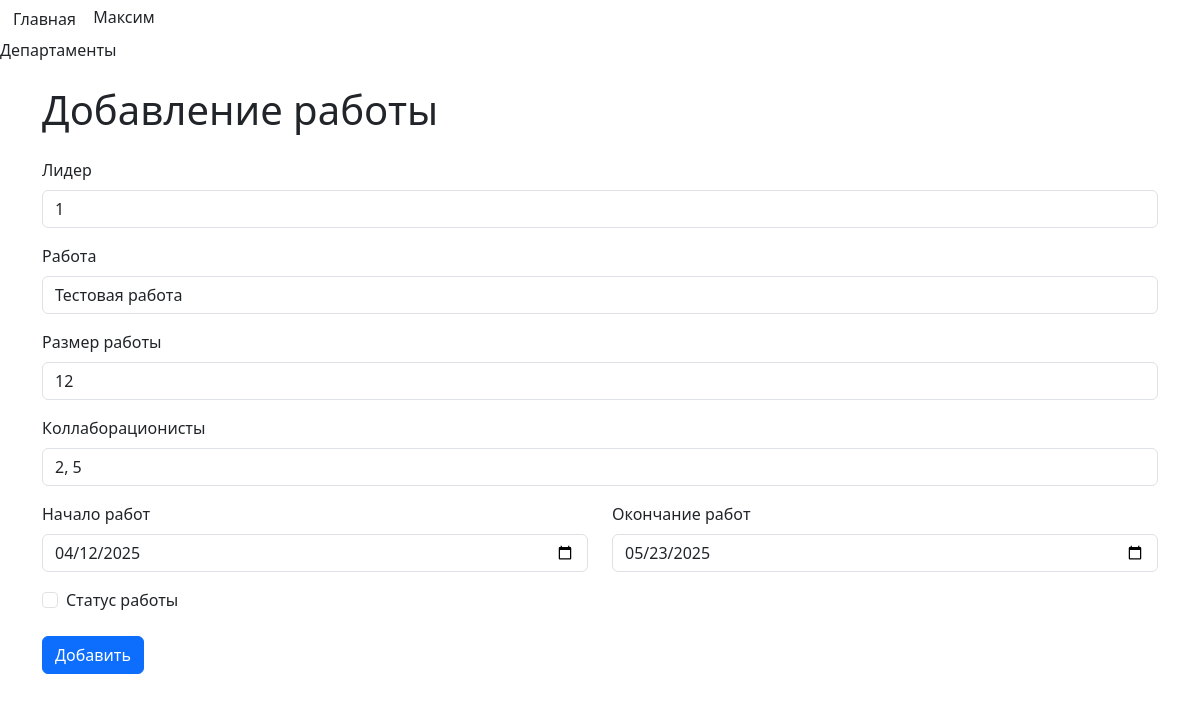
Screenshot of /edit_job/1 (signed in) with the database file from the repository.
### data/users.py (models this page shows, shortened)
class User(SqlAlchemyBase, UserMixin):
    __tablename__ = 'users'
    id = sqlalchemy.Column(sqlalchemy.Integer, primary_key=True, autoincrement=True)
    surname = sqlalchemy.Column(sqlalchemy.String)
    name = sqlalchemy.Column(sqlalchemy.String)
    age = sqlalchemy.Column(sqlalchemy.Integer)
    position = sqlalchemy.Column(sqlalchemy.String)
    speciality = sqlalchemy.Column(sqlalchemy.String)
    address = sqlalchemy.Column(sqlalchemy.String)
    email = sqlalchemy.Column(sqlalchemy.String, unique=True)
    hashed_password = sqlalchemy.Column(sqlalchemy.String)
    modified_date = sqlalchemy.Column(sqlalchemy.DateTime, default=datetime.datetime.now)
    jobs = sqlalchemy.orm.relationship("Jobs", back_populates="user")

### data/jobs.py (models this page shows, shortened)
class Jobs(SqlAlchemyBase, SerializerMixin):
    __tablename__ = 'jobs'
    id = sqlalchemy.Column(sqlalchemy.Integer, primary_key=True, autoincrement=True)
    team_leader = sqlalchemy.Column(
        sqlalchemy.Integer,
        sqlalchemy.ForeignKey('users.id')
    )
    job = sqlalchemy.Column(sqlalchemy.String, nullable=True)
    work_size = sqlalchemy.Column(sqlalchemy.Integer, nullable=True)
    collaborators = sqlalchemy.Column(sqlalchemy.String, nullable=True)
    start_date = sqlalchemy.Column(sqlalchemy.DateTime, default=datetime.now)
    end_date = sqlalchemy.Column(sqlalchemy.DateTime)
    is_finished = sqlalchemy.Column(sqlalchemy.Boolean, default=False)
    user = orm.relationship('User', back_populates="jobs")

### main.py (the view, shortened to what this page needs)
@app.route('/edit_job/<int:id>', methods=['GET', 'POST'])
@login_required
def edit_job(id):
    form = JobForm()
    db_sess = db_session.create_session()
    job = db_sess.query(Jobs).filter(Jobs.id == id).first()
    if request.method == "GET":
        if job:
            form.team_leader.data = job.team_leader
            form.job.data = job.job
            form.work_size.data = job.work_size
            form.collaborators.data = job.collaborators
            form.start_date.data = job.start_date
            form.end_date.data = job.end_date
            form.is_finished.data = job.is_finished
        else:
            abort(404)
    return render_template('jobs.html', title='Редактирование работы', form=form)

### forms/job.py
class JobForm(FlaskForm):
    team_leader = IntegerField("Лидер", validators=[DataRequired()])
    job = StringField("Работа", validators=[DataRequired()])
    work_size = IntegerField("Размер работы", validators=[DataRequired()])
    collaborators = StringField("Коллаборационисты", validators=[DataRequired()])
    start_date = DateField("Начало работ", validators=[DataRequired()])
    end_date = DateField("Окончание работ", validators=[DataRequired()])
    is_finished = BooleanField("Статус работы")
    submit = SubmitField("Добавить")

### data/db_session.py (called while the page is built)
def create_session() -> Session:
    global __factory
    return __factory()

### main.py (called while the page is built)
@login_manager.user_loader
def load_user(user_id):
    db_sess = db_session.create_session()
    return db_sess.query(User).get(user_id)

### templates/jobs.html (shortened to what this page needs)
{% extends 'base.html' %}
{% block content %}
  <div class="container">
    <h1 class="my-4">Добавление работы</h1>
    <form action="" method="post">
      <div class="form-group">
        {{ form.team_leader.label(class='form-label') }}
        {{ form.team_leader(class='form-control', type='number') }}
      </div>
      <div class="form-group mt-3">
        {{ form.job.label(class='form-label') }}
        {{ form.job(class='form-control') }}
      </div>
      <div class="form-group mt-3">
        {{ form.work_size.label(class='form-label') }}
        {{ form.work_size(class='form-control', type='number') }}
      </div>
      <div class="form-group mt-3">
        {{ form.collaborators.label(class='form-label') }}
        {{ form.collaborators(class='form-control') }}
      </div>
      <div class="row mt-3">
        <div class="col-md-6 form-group">
          {{ form.start_date.label(class='form-label') }}
          {{ form.start_date(class='form-control', type='date') }}
        </div>
        <div class="col-md-6 form-group">
          {{ form.end_date.label(class='form-label') }}
          {{ form.end_date(class='form-control', type='date') }}
        </div>
      </div>
      <div class="form-check mt-3">{{ form.is_finished(class='form-check-input') }}
        {{ form.is_finished.label(class='form-check-label') }}</div>
      <div class="form-group mt-4">{{ form.submit(class='btn btn-primary') }}</div>
    </form>
  </div>
{% endblock %}

### templates/base.html (shortened to what this page needs)
<!DOCTYPE html>
<html lang="en">
  <head>
    <link href="https://cdn.jsdelivr.net/npm/bootstrap@5.3.0/dist/css/bootstrap.min.css" rel="stylesheet" />
  </head>
  <body>
    <a class="btn" href="/">Главная</a>
    {% if current_user.is_authenticated %}
      <a class="navbar-brand" href="/logout">{{ current_user.name }}</a>
      <a class="nav-link" href="/departments">Департаменты</a>
    {% else %}
      <p>
        <a class="btn btn-primary" href="/register">Зарегистрироваться</a>
        <a class="btn btn-success" href="/login">Войти</a>
      </p>
    {% endif %}
    {% block content %}
    {% endblock %}
  </body>
</html>

### rows the page displays
User: name "Максим"
Jobs: team_leader "1", job "Тестовая работа", work_size "12", collaborators "2, 5", start_date "04/12/2025", end_date "05/23/2025"
